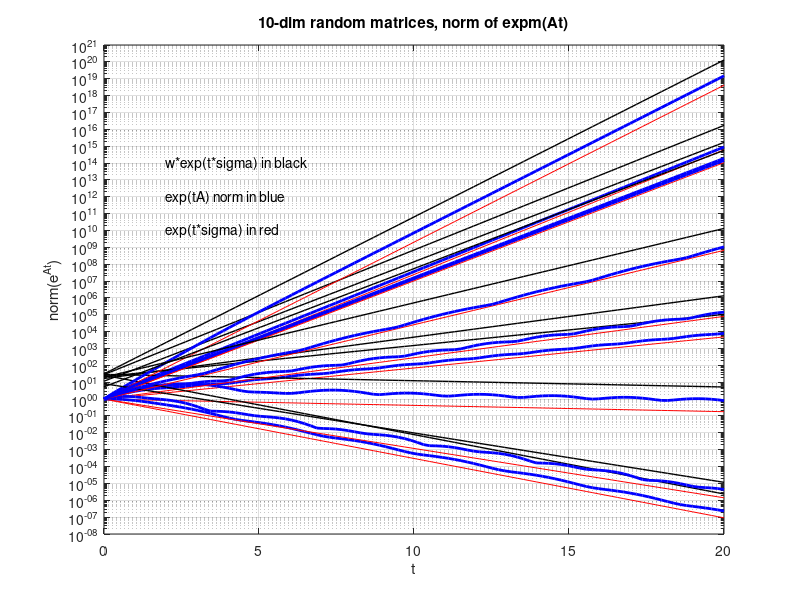

This figure's MATLAB source:
clear, close all
nn=100; %number of cases
tt=linspace(0,20,nn); % time
expnorms = tt; %initialization

for jj = 1:10
   A = randn(10)-2*eye(10); % random matrices with a shift of -2
                            % so some negative values get generated.
                            
  [ww,dvs]=eig(A);
  sigma = max(real(diag(dvs))); % y axis
  for k = 1:nn
      expnorms(k) = norm(expm(tt(k)*A));
  end
  % plot the norms and compare to the exp(t sigma) and kappa exp(tsigma)
  wcond = cond(ww);
  semilogy(tt,exp(tt*sigma),'-r', ...
      tt,wcond*exp(tt*sigma),'-k','linewidth',1);
   hold on
  semilogy(tt,expnorms,'b','linewidth',2); 
end
hold off
xlabel('t')
ylabel('norm(e^{At})')
title('10-dim random matrices, norm of expm(At)')
grid
text(2,10^10,'exp(t*sigma) in red')
text(2,10^12,'exp(tA) norm in blue')
text(2,10^14,'w*exp(t*sigma) in black')

  